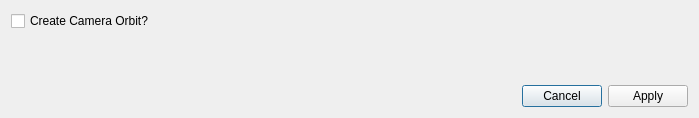
<?xml version="1.0" encoding="UTF-8"?>
<ui version="4.0">
 <class>AnimationHelperDialog</class>
 <widget class="QDialog" name="AnimationHelperDialog">
  <property name="geometry">
   <rect>
    <x>0</x>
    <y>0</y>
    <width>699</width>
    <height>118</height>
   </rect>
  </property>
  <property name="windowTitle">
   <string>Animation Helper</string>
  </property>
  <layout class="QVBoxLayout" name="verticalLayout">
   <item>
    <widget class="QCheckBox" name="createCameraOrbit">
     <property name="toolTip">
      <string>&lt;html&gt;&lt;head/&gt;&lt;body&gt;&lt;p&gt;Create a camera orbit animation using the current camera settings.&lt;br/&gt;&lt;/p&gt;&lt;p&gt;The orbit will start at the current camera position and move to the right around the camera focal point.&lt;br/&gt;&lt;/p&gt;&lt;p&gt;Note that if any other camera animations exist for this render view, they will be removed.&lt;/p&gt;&lt;/body&gt;&lt;/html&gt;</string>
     </property>
     <property name="text">
      <string>Create Camera Orbit?</string>
     </property>
    </widget>
   </item>
   <item>
    <spacer name="verticalSpacer">
     <property name="orientation">
      <enum>Qt::Vertical</enum>
     </property>
     <property name="sizeHint" stdset="0">
      <size>
       <width>20</width>
       <height>40</height>
      </size>
     </property>
    </spacer>
   </item>
   <item>
    <widget class="QDialogButtonBox" name="buttonBox">
     <property name="orientation">
      <enum>Qt::Horizontal</enum>
     </property>
     <property name="standardButtons">
      <set>QDialogButtonBox::Apply|QDialogButtonBox::Cancel</set>
     </property>
    </widget>
   </item>
  </layout>
 </widget>
 <resources>
  <include location="resources.qrc"/>
 </resources>
 <connections>
  <connection>
   <sender>buttonBox</sender>
   <signal>accepted()</signal>
   <receiver>AnimationHelperDialog</receiver>
   <slot>accept()</slot>
   <hints>
    <hint type="sourcelabel">
     <x>259</x>
     <y>788</y>
    </hint>
    <hint type="destinationlabel">
     <x>157</x>
     <y>274</y>
    </hint>
   </hints>
  </connection>
  <connection>
   <sender>buttonBox</sender>
   <signal>rejected()</signal>
   <receiver>AnimationHelperDialog</receiver>
   <slot>reject()</slot>
   <hints>
    <hint type="sourcelabel">
     <x>327</x>
     <y>788</y>
    </hint>
    <hint type="destinationlabel">
     <x>286</x>
     <y>274</y>
    </hint>
   </hints>
  </connection>
 </connections>
</ui>
